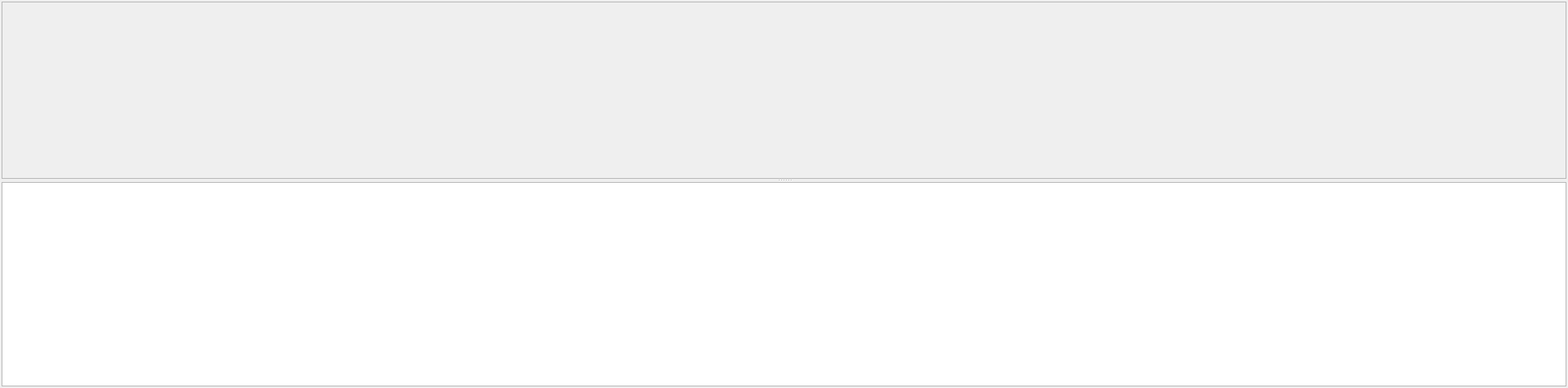
  <widget class="QWidget" name="MainWindowLayout" >
   <property name="geometry" >
    <rect>
     <x>0</x>
     <y>91</y>
     <width>1965</width>
     <height>486</height>
    </rect>
   </property>
   <layout class="QHBoxLayout" >
    <property name="spacing" >
     <number>4</number>
    </property>
    <property name="margin" >
     <number>2</number>
    </property>
    <item>
     <layout class="QVBoxLayout" >
      <property name="spacing" >
       <number>0</number>
      </property>
      <property name="margin" >
       <number>0</number>
      </property>
      <item>
       <widget class="TTabBar" native="1" name="ModelTabs" >
        <property name="sizePolicy" >
         <sizepolicy vsizetype="Fixed" hsizetype="Expanding" >
          <horstretch>255</horstretch>
          <verstretch>0</verstretch>
         </sizepolicy>
        </property>
       </widget>
      </item>
      <item>
       <widget class="QSplitter" name="MainSplitter" >
        <property name="orientation" >
         <enum>Qt::Vertical</enum>
        </property>
        <widget class="QFrame" name="ViewFrame" >
         <property name="cursor" >
          <cursorShape>CrossCursor</cursorShape>
         </property>
         <property name="frameShape" >
          <enum>QFrame::StyledPanel</enum>
         </property>
         <property name="frameShadow" >
          <enum>QFrame::Raised</enum>
         </property>
        </widget>
        <widget class="QTextEdit" name="TextDisplay" >
         <property name="sizePolicy" >
          <sizepolicy vsizetype="MinimumExpanding" hsizetype="Expanding" >
           <horstretch>255</horstretch>
           <verstretch>0</verstretch>
          </sizepolicy>
         </property>
         <property name="minimumSize" >
          <size>
           <width>0</width>
           <height>64</height>
          </size>
         </property>
         <property name="maximumSize" >
          <size>
           <width>16777215</width>
           <height>256</height>
          </size>
         </property>
         <property name="font" >
          <font>
           <family>Courier 10 Pitch</family>
          </font>
         </property>
         <property name="mouseTracking" >
          <bool>true</bool>
         </property>
         <property name="focusPolicy" >
          <enum>Qt::NoFocus</enum>
         </property>
         <property name="contextMenuPolicy" >
          <enum>Qt::DefaultContextMenu</enum>
         </property>
         <property name="acceptDrops" >
          <bool>false</bool>
         </property>
         <property name="horizontalScrollBarPolicy" >
          <enum>Qt::ScrollBarAlwaysOff</enum>
         </property>
         <property name="undoRedoEnabled" >
          <bool>false</bool>
         </property>
         <property name="readOnly" >
          <bool>true</bool>
         </property>
         <property name="acceptRichText" >
          <bool>false</bool>
         </property>
         <property name="textInteractionFlags" >
          <set>Qt::TextSelectableByMouse</set>
         </property>
        </widget>
       </widget>
      </item>
     </layout>
    </item>
   </layout>
  </widget>
